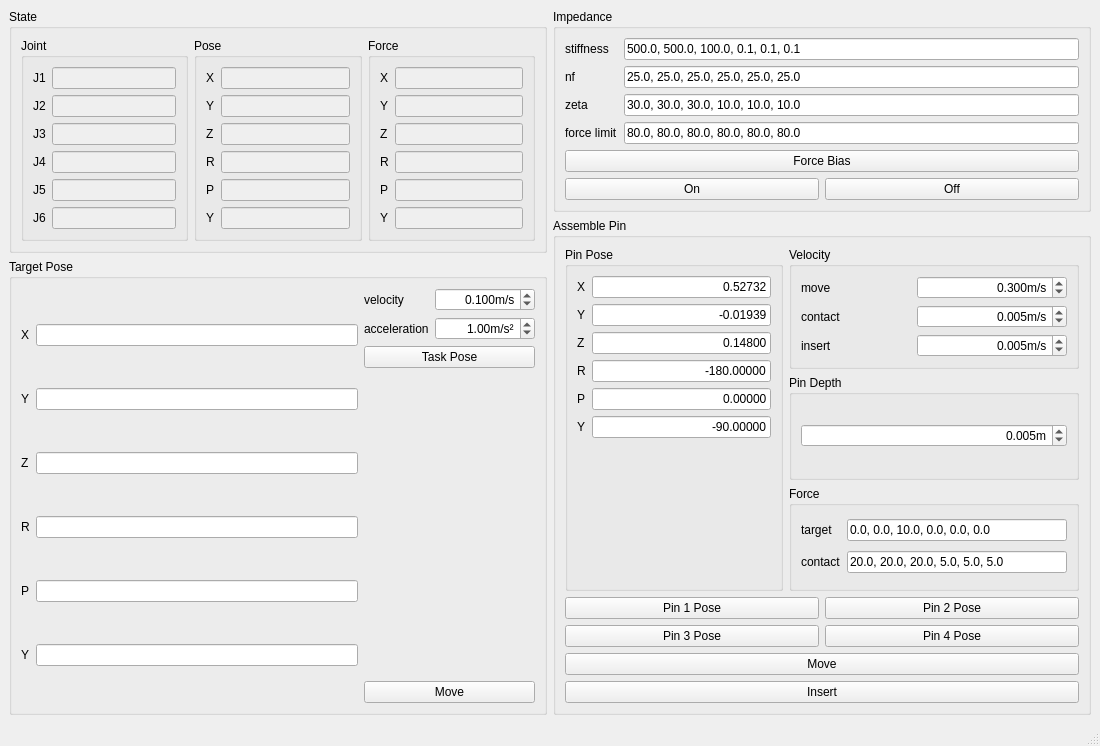
<?xml version="1.0" encoding="UTF-8"?>
<ui version="4.0">
 <class>MainWindowDesign</class>
 <widget class="QMainWindow" name="MainWindowDesign">
  <property name="geometry">
   <rect>
    <x>0</x>
    <y>0</y>
    <width>1100</width>
    <height>746</height>
   </rect>
  </property>
  <property name="windowTitle">
   <string>UR Assemble UI</string>
  </property>
  <property name="windowIcon">
   <iconset resource="../resources/images.qrc">
    <normaloff>:/images/icon.png</normaloff>:/images/icon.png</iconset>
  </property>
  <property name="locale">
   <locale language="English" country="Australia"/>
  </property>
  <widget class="QWidget" name="centralwidget">
   <layout class="QHBoxLayout" name="horizontalLayout_4">
    <item>
     <layout class="QVBoxLayout" name="verticalLayout_5">
      <item>
       <widget class="QGroupBox" name="groupBox">
        <property name="title">
         <string>State</string>
        </property>
        <property name="flat">
         <bool>false</bool>
        </property>
        <layout class="QHBoxLayout" name="horizontalLayout">
         <item>
          <widget class="QGroupBox" name="groupBox_2">
           <property name="title">
            <string>Joint</string>
           </property>
           <property name="flat">
            <bool>false</bool>
           </property>
           <layout class="QGridLayout" name="gridLayout">
            <item row="2" column="0">
             <widget class="QLabel" name="labelActualQ_3">
              <property name="text">
               <string>J3</string>
              </property>
             </widget>
            </item>
            <item row="1" column="1">
             <widget class="QLineEdit" name="lineEditActualQ_2">
              <property name="enabled">
               <bool>false</bool>
              </property>
              <property name="alignment">
               <set>Qt::AlignRight|Qt::AlignTrailing|Qt::AlignVCenter</set>
              </property>
             </widget>
            </item>
            <item row="0" column="0">
             <widget class="QLabel" name="labelActualQ_1">
              <property name="text">
               <string>J1</string>
              </property>
             </widget>
            </item>
            <item row="0" column="1">
             <widget class="QLineEdit" name="lineEditActualQ_1">
              <property name="enabled">
               <bool>false</bool>
              </property>
              <property name="alignment">
               <set>Qt::AlignRight|Qt::AlignTrailing|Qt::AlignVCenter</set>
              </property>
             </widget>
            </item>
            <item row="6" column="1">
             <widget class="QLineEdit" name="lineEditActualQ_5">
              <property name="enabled">
               <bool>false</bool>
              </property>
              <property name="alignment">
               <set>Qt::AlignRight|Qt::AlignTrailing|Qt::AlignVCenter</set>
              </property>
             </widget>
            </item>
            <item row="5" column="1">
             <widget class="QLineEdit" name="lineEditActualQ_4">
              <property name="enabled">
               <bool>false</bool>
              </property>
              <property name="alignment">
               <set>Qt::AlignRight|Qt::AlignTrailing|Qt::AlignVCenter</set>
              </property>
             </widget>
            </item>
            <item row="8" column="1">
             <widget class="QLineEdit" name="lineEditActualQ_6">
              <property name="enabled">
               <bool>false</bool>
              </property>
              <property name="alignment">
               <set>Qt::AlignRight|Qt::AlignTrailing|Qt::AlignVCenter</set>
              </property>
             </widget>
            </item>
            <item row="2" column="1">
             <widget class="QLineEdit" name="lineEditActualQ_3">
              <property name="enabled">
               <bool>false</bool>
              </property>
              <property name="alignment">
               <set>Qt::AlignRight|Qt::AlignTrailing|Qt::AlignVCenter</set>
              </property>
             </widget>
            </item>
            <item row="6" column="0">
             <widget class="QLabel" name="labelActualQ_5">
              <property name="text">
               <string>J5</string>
              </property>
             </widget>
            </item>
            <item row="1" column="0">
             <widget class="QLabel" name="labelActualQ_2">
              <property name="text">
               <string>J2</string>
              </property>
             </widget>
            </item>
            <item row="8" column="0">
             <widget class="QLabel" name="labelActualQ_6">
              <property name="text">
               <string>J6</string>
              </property>
             </widget>
            </item>
            <item row="5" column="0">
             <widget class="QLabel" name="labelActualQ_4">
              <property name="text">
               <string>J4</string>
              </property>
             </widget>
            </item>
           </layout>
          </widget>
         </item>
         <item>
          <widget class="QGroupBox" name="groupBox_3">
           <property name="title">
            <string>Pose</string>
           </property>
           <property name="flat">
            <bool>false</bool>
           </property>
           <layout class="QGridLayout" name="gridLayout_2">
            <item row="0" column="0">
             <widget class="QLabel" name="labelActualX_1">
              <property name="text">
               <string>X</string>
              </property>
             </widget>
            </item>
            <item row="0" column="1">
             <widget class="QLineEdit" name="lineEditActualX_1">
              <property name="enabled">
               <bool>false</bool>
              </property>
              <property name="alignment">
               <set>Qt::AlignRight|Qt::AlignTrailing|Qt::AlignVCenter</set>
              </property>
             </widget>
            </item>
            <item row="1" column="0">
             <widget class="QLabel" name="labelActualX_2">
              <property name="text">
               <string>Y</string>
              </property>
             </widget>
            </item>
            <item row="1" column="1">
             <widget class="QLineEdit" name="lineEditActualX_2">
              <property name="enabled">
               <bool>false</bool>
              </property>
              <property name="alignment">
               <set>Qt::AlignRight|Qt::AlignTrailing|Qt::AlignVCenter</set>
              </property>
             </widget>
            </item>
            <item row="2" column="0">
             <widget class="QLabel" name="labelActualX_3">
              <property name="text">
               <string>Z</string>
              </property>
             </widget>
            </item>
            <item row="2" column="1">
             <widget class="QLineEdit" name="lineEditActualX_3">
              <property name="enabled">
               <bool>false</bool>
              </property>
              <property name="alignment">
               <set>Qt::AlignRight|Qt::AlignTrailing|Qt::AlignVCenter</set>
              </property>
             </widget>
            </item>
            <item row="3" column="0">
             <widget class="QLabel" name="labelActualX_4">
              <property name="text">
               <string>R</string>
              </property>
             </widget>
            </item>
            <item row="3" column="1">
             <widget class="QLineEdit" name="lineEditActualX_4">
              <property name="enabled">
               <bool>false</bool>
              </property>
              <property name="alignment">
               <set>Qt::AlignRight|Qt::AlignTrailing|Qt::AlignVCenter</set>
              </property>
             </widget>
            </item>
            <item row="4" column="0">
             <widget class="QLabel" name="labelActualX_5">
              <property name="text">
               <string>P</string>
              </property>
             </widget>
            </item>
            <item row="4" column="1">
             <widget class="QLineEdit" name="lineEditActualX_5">
              <property name="enabled">
               <bool>false</bool>
              </property>
              <property name="alignment">
               <set>Qt::AlignRight|Qt::AlignTrailing|Qt::AlignVCenter</set>
              </property>
             </widget>
            </item>
            <item row="5" column="0">
             <widget class="QLabel" name="labelActualX_6">
              <property name="text">
               <string>Y</string>
              </property>
             </widget>
            </item>
            <item row="5" column="1">
             <widget class="QLineEdit" name="lineEditActualX_6">
              <property name="enabled">
               <bool>false</bool>
              </property>
              <property name="alignment">
               <set>Qt::AlignRight|Qt::AlignTrailing|Qt::AlignVCenter</set>
              </property>
             </widget>
            </item>
           </layout>
          </widget>
         </item>
         <item>
          <widget class="QGroupBox" name="groupBox_4">
           <property name="title">
            <string>Force</string>
           </property>
           <property name="flat">
            <bool>false</bool>
           </property>
           <layout class="QGridLayout" name="gridLayout_3">
            <item row="4" column="1">
             <widget class="QLineEdit" name="lineEditActualForce_5">
              <property name="enabled">
               <bool>false</bool>
              </property>
              <property name="alignment">
               <set>Qt::AlignRight|Qt::AlignTrailing|Qt::AlignVCenter</set>
              </property>
             </widget>
            </item>
            <item row="3" column="1">
             <widget class="QLineEdit" name="lineEditActualForce_4">
              <property name="enabled">
               <bool>false</bool>
              </property>
              <property name="alignment">
               <set>Qt::AlignRight|Qt::AlignTrailing|Qt::AlignVCenter</set>
              </property>
             </widget>
            </item>
            <item row="2" column="0">
             <widget class="QLabel" name="labelActualForce_3">
              <property name="text">
               <string>Z</string>
              </property>
             </widget>
            </item>
            <item row="2" column="1">
             <widget class="QLineEdit" name="lineEditActualForce_3">
              <property name="enabled">
               <bool>false</bool>
              </property>
              <property name="alignment">
               <set>Qt::AlignRight|Qt::AlignTrailing|Qt::AlignVCenter</set>
              </property>
             </widget>
            </item>
            <item row="3" column="0">
             <widget class="QLabel" name="labelActualForce_4">
              <property name="text">
               <string>R</string>
              </property>
             </widget>
            </item>
            <item row="1" column="0">
             <widget class="QLabel" name="labelActualForce_2">
              <property name="text">
               <string>Y</string>
              </property>
             </widget>
            </item>
            <item row="0" column="1">
             <widget class="QLineEdit" name="lineEditActualForce_1">
              <property name="enabled">
               <bool>false</bool>
              </property>
              <property name="alignment">
               <set>Qt::AlignRight|Qt::AlignTrailing|Qt::AlignVCenter</set>
              </property>
             </widget>
            </item>
            <item row="1" column="1">
             <widget class="QLineEdit" name="lineEditActualForce_2">
              <property name="enabled">
               <bool>false</bool>
              </property>
              <property name="alignment">
               <set>Qt::AlignRight|Qt::AlignTrailing|Qt::AlignVCenter</set>
              </property>
             </widget>
            </item>
            <item row="0" column="0">
             <widget class="QLabel" name="labelActualForce_1">
              <property name="text">
               <string>X</string>
              </property>
             </widget>
            </item>
            <item row="5" column="1">
             <widget class="QLineEdit" name="lineEditActualForce_6">
              <property name="enabled">
               <bool>false</bool>
              </property>
              <property name="alignment">
               <set>Qt::AlignRight|Qt::AlignTrailing|Qt::AlignVCenter</set>
              </property>
             </widget>
            </item>
            <item row="5" column="0">
             <widget class="QLabel" name="labelActualForce_6">
              <property name="text">
               <string>Y</string>
              </property>
             </widget>
            </item>
            <item row="4" column="0">
             <widget class="QLabel" name="labelActualForce_5">
              <property name="text">
               <string>P</string>
              </property>
             </widget>
            </item>
           </layout>
          </widget>
         </item>
        </layout>
       </widget>
      </item>
      <item>
       <widget class="QGroupBox" name="groupBox_5">
        <property name="title">
         <string>Target Pose</string>
        </property>
        <layout class="QHBoxLayout" name="horizontalLayout_3">
         <item>
          <layout class="QGridLayout" name="gridLayout_4">
           <item row="0" column="0">
            <widget class="QLabel" name="labelTargetX_1">
             <property name="text">
              <string>X</string>
             </property>
            </widget>
           </item>
           <item row="0" column="1">
            <widget class="QLineEdit" name="lineEditTargetX_1">
             <property name="enabled">
              <bool>true</bool>
             </property>
             <property name="alignment">
              <set>Qt::AlignRight|Qt::AlignTrailing|Qt::AlignVCenter</set>
             </property>
            </widget>
           </item>
           <item row="1" column="0">
            <widget class="QLabel" name="labelTargetX_2">
             <property name="text">
              <string>Y</string>
             </property>
            </widget>
           </item>
           <item row="1" column="1">
            <widget class="QLineEdit" name="lineEditTargetX_2">
             <property name="enabled">
              <bool>true</bool>
             </property>
             <property name="alignment">
              <set>Qt::AlignRight|Qt::AlignTrailing|Qt::AlignVCenter</set>
             </property>
            </widget>
           </item>
           <item row="2" column="0">
            <widget class="QLabel" name="labelTargetX_3">
             <property name="text">
              <string>Z</string>
             </property>
            </widget>
           </item>
           <item row="2" column="1">
            <widget class="QLineEdit" name="lineEditTargetX_3">
             <property name="enabled">
              <bool>true</bool>
             </property>
             <property name="alignment">
              <set>Qt::AlignRight|Qt::AlignTrailing|Qt::AlignVCenter</set>
             </property>
            </widget>
           </item>
           <item row="3" column="0">
            <widget class="QLabel" name="labelTargetX_4">
             <property name="text">
              <string>R</string>
             </property>
            </widget>
           </item>
           <item row="3" column="1">
            <widget class="QLineEdit" name="lineEditTargetX_4">
             <property name="enabled">
              <bool>true</bool>
             </property>
             <property name="alignment">
              <set>Qt::AlignRight|Qt::AlignTrailing|Qt::AlignVCenter</set>
             </property>
            </widget>
           </item>
           <item row="4" column="0">
            <widget class="QLabel" name="labelTargetX_5">
             <property name="text">
              <string>P</string>
             </property>
            </widget>
           </item>
           <item row="4" column="1">
            <widget class="QLineEdit" name="lineEditTargetX_5">
             <property name="enabled">
              <bool>true</bool>
             </property>
             <property name="alignment">
              <set>Qt::AlignRight|Qt::AlignTrailing|Qt::AlignVCenter</set>
             </property>
            </widget>
           </item>
           <item row="5" column="0">
            <widget class="QLabel" name="labelTargetX_6">
             <property name="text">
              <string>Y</string>
             </property>
            </widget>
           </item>
           <item row="5" column="1">
            <widget class="QLineEdit" name="lineEditTargetX_6">
             <property name="enabled">
              <bool>true</bool>
             </property>
             <property name="alignment">
              <set>Qt::AlignRight|Qt::AlignTrailing|Qt::AlignVCenter</set>
             </property>
            </widget>
           </item>
          </layout>
         </item>
         <item>
          <layout class="QVBoxLayout" name="verticalLayout_4">
           <item>
            <layout class="QGridLayout" name="gridLayout_10">
             <item row="0" column="0">
              <widget class="QLabel" name="labelTargetVelocity">
               <property name="text">
                <string>velocity</string>
               </property>
              </widget>
             </item>
             <item row="0" column="1">
              <widget class="QDoubleSpinBox" name="doubleSpinBoxTargetVelocity">
               <property name="minimumSize">
                <size>
                 <width>100</width>
                 <height>0</height>
                </size>
               </property>
               <property name="alignment">
                <set>Qt::AlignRight|Qt::AlignTrailing|Qt::AlignVCenter</set>
               </property>
               <property name="suffix">
                <string>m/s</string>
               </property>
               <property name="decimals">
                <number>3</number>
               </property>
               <property name="maximum">
                <double>1.000000000000000</double>
               </property>
               <property name="singleStep">
                <double>0.100000000000000</double>
               </property>
               <property name="value">
                <double>0.100000000000000</double>
               </property>
              </widget>
             </item>
             <item row="1" column="0">
              <widget class="QLabel" name="labelTargetAcceleration">
               <property name="text">
                <string>acceleration</string>
               </property>
              </widget>
             </item>
             <item row="1" column="1">
              <widget class="QDoubleSpinBox" name="doubleSpinBoxTargetAcceleration">
               <property name="minimumSize">
                <size>
                 <width>0</width>
                 <height>0</height>
                </size>
               </property>
               <property name="alignment">
                <set>Qt::AlignRight|Qt::AlignTrailing|Qt::AlignVCenter</set>
               </property>
               <property name="suffix">
                <string>m/s²</string>
               </property>
               <property name="maximum">
                <double>2.000000000000000</double>
               </property>
               <property name="singleStep">
                <double>0.100000000000000</double>
               </property>
               <property name="value">
                <double>1.000000000000000</double>
               </property>
              </widget>
             </item>
            </layout>
           </item>
           <item>
            <widget class="QPushButton" name="pushButtonTaskPose">
             <property name="text">
              <string>Task Pose</string>
             </property>
            </widget>
           </item>
           <item>
            <spacer name="verticalSpacer">
             <property name="orientation">
              <enum>Qt::Vertical</enum>
             </property>
             <property name="sizeHint" stdset="0">
              <size>
               <width>20</width>
               <height>40</height>
              </size>
             </property>
            </spacer>
           </item>
           <item>
            <widget class="QPushButton" name="pushButtonMove">
             <property name="text">
              <string>Move</string>
             </property>
            </widget>
           </item>
          </layout>
         </item>
        </layout>
       </widget>
      </item>
     </layout>
    </item>
    <item>
     <layout class="QVBoxLayout" name="verticalLayout_3">
      <item>
       <widget class="QGroupBox" name="groupBox_10">
        <property name="title">
         <string>Impedance</string>
        </property>
        <layout class="QVBoxLayout" name="verticalLayout_2">
         <item>
          <layout class="QGridLayout" name="gridLayout_9">
           <item row="0" column="1">
            <widget class="QLineEdit" name="lineEditStiffness">
             <property name="text">
              <string>500.0, 500.0, 100.0, 0.1, 0.1, 0.1</string>
             </property>
            </widget>
           </item>
           <item row="2" column="0">
            <widget class="QLabel" name="label_3">
             <property name="text">
              <string>zeta</string>
             </property>
            </widget>
           </item>
           <item row="1" column="0">
            <widget class="QLabel" name="label_2">
             <property name="text">
              <string>nf</string>
             </property>
            </widget>
           </item>
           <item row="1" column="1">
            <widget class="QLineEdit" name="lineEditNf">
             <property name="text">
              <string>25.0, 25.0, 25.0, 25.0, 25.0, 25.0</string>
             </property>
            </widget>
           </item>
           <item row="0" column="0">
            <widget class="QLabel" name="label">
             <property name="text">
              <string>stiffness</string>
             </property>
            </widget>
           </item>
           <item row="2" column="1">
            <widget class="QLineEdit" name="lineEditZeta">
             <property name="text">
              <string>30.0, 30.0, 30.0, 10.0, 10.0, 10.0</string>
             </property>
            </widget>
           </item>
           <item row="3" column="0">
            <widget class="QLabel" name="label_4">
             <property name="text">
              <string>force limit</string>
             </property>
            </widget>
           </item>
           <item row="3" column="1">
            <widget class="QLineEdit" name="lineEditForceLimit">
             <property name="text">
              <string>80.0, 80.0, 80.0, 80.0, 80.0, 80.0</string>
             </property>
            </widget>
           </item>
          </layout>
         </item>
         <item>
          <widget class="QPushButton" name="pushButtonForceBias">
           <property name="text">
            <string>Force Bias</string>
           </property>
          </widget>
         </item>
         <item>
          <layout class="QHBoxLayout" name="horizontalLayout_2">
           <item>
            <widget class="QPushButton" name="pushButtonImpedanceOn">
             <property name="text">
              <string>On</string>
             </property>
            </widget>
           </item>
           <item>
            <widget class="QPushButton" name="pushButtonImpedanceOff">
             <property name="text">
              <string>Off</string>
             </property>
            </widget>
           </item>
          </layout>
         </item>
        </layout>
       </widget>
      </item>
      <item>
       <widget class="QGroupBox" name="groupBox_6">
        <property name="title">
         <string>Assemble Pin</string>
        </property>
        <layout class="QVBoxLayout" name="verticalLayout_7">
         <item>
          <layout class="QHBoxLayout" name="horizontalLayout_5">
           <item>
            <widget class="QGroupBox" name="groupBox_7">
             <property name="title">
              <string>Pin Pose</string>
             </property>
             <layout class="QGridLayout" name="gridLayout_5">
              <item row="3" column="1">
               <widget class="QLineEdit" name="lineEditPinX_4">
                <property name="enabled">
                 <bool>true</bool>
                </property>
                <property name="text">
                 <string>-180.00000</string>
                </property>
                <property name="alignment">
                 <set>Qt::AlignRight|Qt::AlignTrailing|Qt::AlignVCenter</set>
                </property>
               </widget>
              </item>
              <item row="2" column="0">
               <widget class="QLabel" name="labelPinX_3">
                <property name="text">
                 <string>Z</string>
                </property>
               </widget>
              </item>
              <item row="1" column="0">
               <widget class="QLabel" name="labelPinX_2">
                <property name="text">
                 <string>Y</string>
                </property>
               </widget>
              </item>
              <item row="0" column="1">
               <widget class="QLineEdit" name="lineEditPinX_1">
                <property name="enabled">
                 <bool>true</bool>
                </property>
                <property name="text">
                 <string>0.52732</string>
                </property>
                <property name="alignment">
                 <set>Qt::AlignRight|Qt::AlignTrailing|Qt::AlignVCenter</set>
                </property>
               </widget>
              </item>
              <item row="1" column="1">
               <widget class="QLineEdit" name="lineEditPinX_2">
                <property name="enabled">
                 <bool>true</bool>
                </property>
                <property name="text">
                 <string>-0.01939</string>
                </property>
                <property name="alignment">
                 <set>Qt::AlignRight|Qt::AlignTrailing|Qt::AlignVCenter</set>
                </property>
               </widget>
              </item>
              <item row="3" column="0">
               <widget class="QLabel" name="labelPinX_4">
                <property name="text">
                 <string>R</string>
                </property>
               </widget>
              </item>
              <item row="4" column="0">
               <widget class="QLabel" name="labelPinX_5">
                <property name="text">
                 <string>P</string>
                </property>
               </widget>
              </item>
              <item row="2" column="1">
               <widget class="QLineEdit" name="lineEditPinX_3">
                <property name="enabled">
                 <bool>true</bool>
                </property>
                <property name="text">
                 <string>0.14800</string>
                </property>
                <property name="alignment">
                 <set>Qt::AlignRight|Qt::AlignTrailing|Qt::AlignVCenter</set>
                </property>
               </widget>
              </item>
              <item row="4" column="1">
               <widget class="QLineEdit" name="lineEditPinX_5">
                <property name="enabled">
                 <bool>true</bool>
                </property>
                <property name="text">
                 <string>0.00000</string>
                </property>
                <property name="alignment">
                 <set>Qt::AlignRight|Qt::AlignTrailing|Qt::AlignVCenter</set>
                </property>
               </widget>
              </item>
              <item row="0" column="0">
               <widget class="QLabel" name="labelPinX_1">
                <property name="text">
                 <string>X</string>
                </property>
               </widget>
              </item>
              <item row="5" column="0">
               <widget class="QLabel" name="labelPinX_6">
                <property name="text">
                 <string>Y</string>
                </property>
               </widget>
              </item>
              <item row="5" column="1">
               <widget class="QLineEdit" name="lineEditPinX_6">
                <property name="enabled">
                 <bool>true</bool>
                </property>
                <property name="text">
                 <string>-90.00000</string>
                </property>
                <property name="alignment">
                 <set>Qt::AlignRight|Qt::AlignTrailing|Qt::AlignVCenter</set>
                </property>
               </widget>
              </item>
              <item row="6" column="1">
               <spacer name="verticalSpacer_3">
                <property name="orientation">
                 <enum>Qt::Vertical</enum>
                </property>
                <property name="sizeHint" stdset="0">
                 <size>
                  <width>20</width>
                  <height>13</height>
                 </size>
                </property>
               </spacer>
              </item>
             </layout>
            </widget>
           </item>
           <item>
            <layout class="QVBoxLayout" name="verticalLayout_6">
             <item>
              <widget class="QGroupBox" name="groupBox_8">
               <property name="title">
                <string>Velocity</string>
               </property>
               <layout class="QGridLayout" name="gridLayout_6">
                <item row="0" column="0">
                 <widget class="QLabel" name="labelMoveVelocity">
                  <property name="text">
                   <string>move</string>
                  </property>
                 </widget>
                </item>
                <item row="0" column="1">
                 <widget class="QDoubleSpinBox" name="doubleSpinBoxMoveVelocity">
                  <property name="minimumSize">
                   <size>
                    <width>150</width>
                    <height>0</height>
                   </size>
                  </property>
                  <property name="alignment">
                   <set>Qt::AlignRight|Qt::AlignTrailing|Qt::AlignVCenter</set>
                  </property>
                  <property name="suffix">
                   <string>m/s</string>
                  </property>
                  <property name="decimals">
                   <number>3</number>
                  </property>
                  <property name="maximum">
                   <double>1.000000000000000</double>
                  </property>
                  <property name="singleStep">
                   <double>0.100000000000000</double>
                  </property>
                  <property name="value">
                   <double>0.300000000000000</double>
                  </property>
                 </widget>
                </item>
                <item row="1" column="0">
                 <widget class="QLabel" name="labelMoveVelocity_2">
                  <property name="text">
                   <string>contact</string>
                  </property>
                 </widget>
                </item>
                <item row="1" column="1">
                 <widget class="QDoubleSpinBox" name="doubleSpinBoxContactVelocity">
                  <property name="minimumSize">
                   <size>
                    <width>150</width>
                    <height>0</height>
                   </size>
                  </property>
                  <property name="alignment">
                   <set>Qt::AlignRight|Qt::AlignTrailing|Qt::AlignVCenter</set>
                  </property>
                  <property name="suffix">
                   <string>m/s</string>
                  </property>
                  <property name="decimals">
                   <number>3</number>
                  </property>
                  <property name="maximum">
                   <double>1.000000000000000</double>
                  </property>
                  <property name="singleStep">
                   <double>0.005000000000000</double>
                  </property>
                  <property name="value">
                   <double>0.005000000000000</double>
                  </property>
                 </widget>
                </item>
                <item row="2" column="0">
                 <widget class="QLabel" name="labelMoveVelocity_3">
                  <property name="text">
                   <string>insert</string>
                  </property>
                 </widget>
                </item>
                <item row="2" column="1">
                 <widget class="QDoubleSpinBox" name="doubleSpinBoxInsertVelocity">
                  <property name="minimumSize">
                   <size>
                    <width>150</width>
                    <height>0</height>
                   </size>
                  </property>
                  <property name="alignment">
                   <set>Qt::AlignRight|Qt::AlignTrailing|Qt::AlignVCenter</set>
                  </property>
                  <property name="suffix">
                   <string>m/s</string>
                  </property>
                  <property name="decimals">
                   <number>3</number>
                  </property>
                  <property name="maximum">
                   <double>1.000000000000000</double>
                  </property>
                  <property name="singleStep">
                   <double>0.005000000000000</double>
                  </property>
                  <property name="value">
                   <double>0.005000000000000</double>
                  </property>
                 </widget>
                </item>
               </layout>
              </widget>
             </item>
             <item>
              <widget class="QGroupBox" name="groupBox_9">
               <property name="title">
                <string>Pin Depth</string>
               </property>
               <layout class="QVBoxLayout" name="verticalLayout">
                <item>
                 <widget class="QDoubleSpinBox" name="doubleSpinBoxPinDepth">
                  <property name="alignment">
                   <set>Qt::AlignRight|Qt::AlignTrailing|Qt::AlignVCenter</set>
                  </property>
                  <property name="suffix">
                   <string>m</string>
                  </property>
                  <property name="decimals">
                   <number>3</number>
                  </property>
                  <property name="maximum">
                   <double>1.000000000000000</double>
                  </property>
                  <property name="singleStep">
                   <double>0.001000000000000</double>
                  </property>
                  <property name="value">
                   <double>0.005000000000000</double>
                  </property>
                 </widget>
                </item>
               </layout>
              </widget>
             </item>
             <item>
              <widget class="QGroupBox" name="groupBox_11">
               <property name="title">
                <string>Force</string>
               </property>
               <layout class="QGridLayout" name="gridLayout_8">
                <item row="0" column="0">
                 <widget class="QLabel" name="label_5">
                  <property name="text">
                   <string>target</string>
                  </property>
                 </widget>
                </item>
                <item row="0" column="1">
                 <widget class="QLineEdit" name="lineEditTargetForce">
                  <property name="minimumSize">
                   <size>
                    <width>220</width>
                    <height>0</height>
                   </size>
                  </property>
                  <property name="text">
                   <string>0.0, 0.0, 10.0, 0.0, 0.0, 0.0</string>
                  </property>
                 </widget>
                </item>
                <item row="1" column="0">
                 <widget class="QLabel" name="label_6">
                  <property name="text">
                   <string>contact</string>
                  </property>
                 </widget>
                </item>
                <item row="1" column="1">
                 <widget class="QLineEdit" name="lineEditContactForce">
                  <property name="minimumSize">
                   <size>
                    <width>220</width>
                    <height>0</height>
                   </size>
                  </property>
                  <property name="text">
                   <string>20.0, 20.0, 20.0, 5.0, 5.0, 5.0</string>
                  </property>
                 </widget>
                </item>
               </layout>
              </widget>
             </item>
            </layout>
           </item>
          </layout>
         </item>
         <item>
          <layout class="QGridLayout" name="gridLayout_7">
           <item row="1" column="1">
            <widget class="QPushButton" name="pushButtonPinPose_4">
             <property name="text">
              <string>Pin 4 Pose</string>
             </property>
            </widget>
           </item>
           <item row="3" column="0" colspan="2">
            <widget class="QPushButton" name="pushButtonInsertPin">
             <property name="text">
              <string>Insert</string>
             </property>
            </widget>
           </item>
           <item row="0" column="1">
            <widget class="QPushButton" name="pushButtonPinPose_2">
             <property name="text">
              <string>Pin 2 Pose</string>
             </property>
            </widget>
           </item>
           <item row="1" column="0">
            <widget class="QPushButton" name="pushButtonPinPose_3">
             <property name="text">
              <string>Pin 3 Pose</string>
             </property>
            </widget>
           </item>
           <item row="2" column="0" colspan="2">
            <widget class="QPushButton" name="pushButtonMovePinPose">
             <property name="text">
              <string>Move</string>
             </property>
            </widget>
           </item>
           <item row="0" column="0">
            <widget class="QPushButton" name="pushButtonPinPose_1">
             <property name="text">
              <string>Pin 1 Pose</string>
             </property>
            </widget>
           </item>
          </layout>
         </item>
        </layout>
       </widget>
      </item>
     </layout>
    </item>
   </layout>
  </widget>
  <widget class="QMenuBar" name="menubar">
   <property name="geometry">
    <rect>
     <x>0</x>
     <y>0</y>
     <width>1100</width>
     <height>25</height>
    </rect>
   </property>
  </widget>
  <widget class="QStatusBar" name="statusbar"/>
  <action name="action_Quit">
   <property name="text">
    <string>&amp;Quit</string>
   </property>
   <property name="shortcut">
    <string>Ctrl+Q</string>
   </property>
   <property name="shortcutContext">
    <enum>Qt::ApplicationShortcut</enum>
   </property>
  </action>
  <action name="action_Preferences">
   <property name="text">
    <string>&amp;Preferences</string>
   </property>
  </action>
  <action name="actionAbout">
   <property name="text">
    <string>&amp;About</string>
   </property>
  </action>
  <action name="actionAbout_Qt">
   <property name="text">
    <string>About &amp;Qt</string>
   </property>
  </action>
 </widget>
 <resources>
  <include location="../resources/images.qrc"/>
 </resources>
 <connections>
  <connection>
   <sender>action_Quit</sender>
   <signal>triggered()</signal>
   <receiver>MainWindowDesign</receiver>
   <slot>close()</slot>
   <hints>
    <hint type="sourcelabel">
     <x>-1</x>
     <y>-1</y>
    </hint>
    <hint type="destinationlabel">
     <x>399</x>
     <y>299</y>
    </hint>
   </hints>
  </connection>
 </connections>
</ui>
